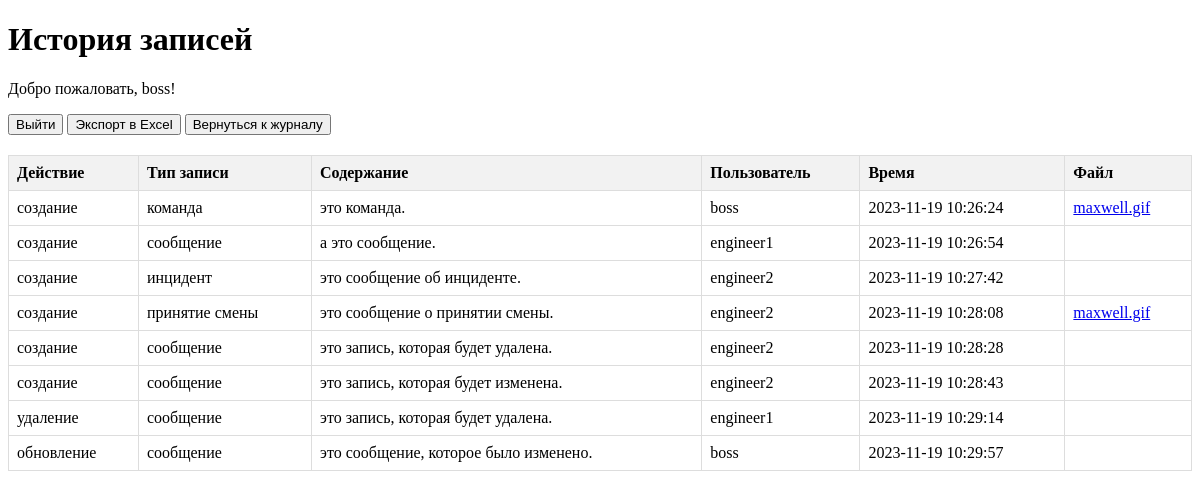
The app's page /history (signed in), older data.
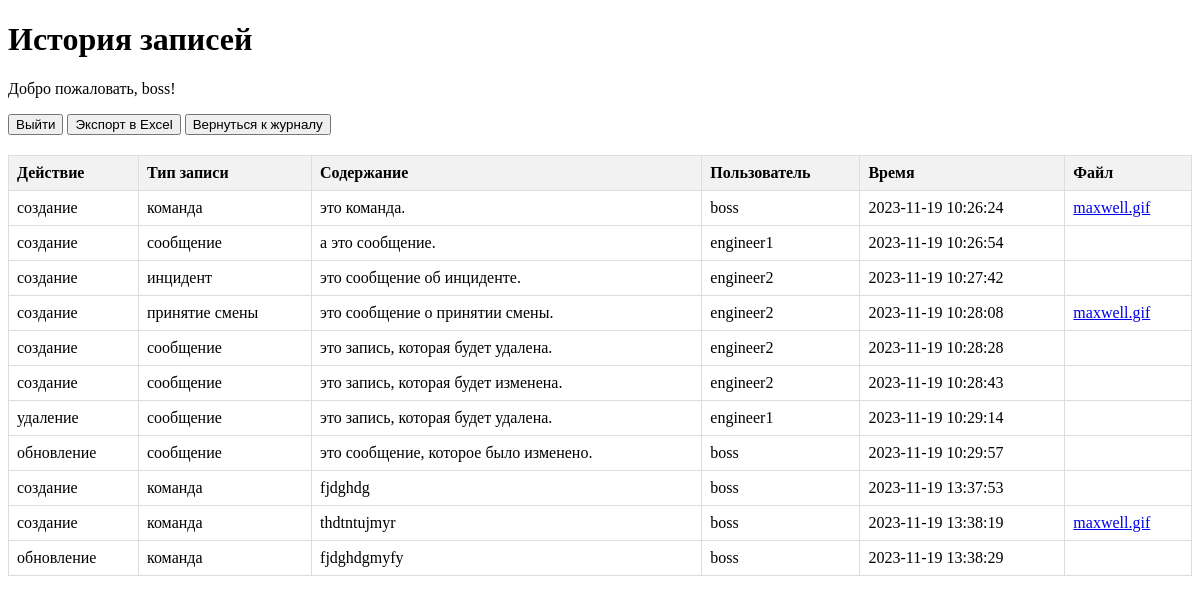
The same page, newer data.
### app.py (models this page shows)
class User(UserMixin, db.Model):
    id = db.Column(db.Integer, primary_key=True)
    username = db.Column(db.String(50), unique=True, nullable=False)
    password_hash = db.Column(db.String(100), nullable=False)

class LogEntryHistory(db.Model):
    id = db.Column(db.Integer, primary_key=True)
    log_entry_id = db.Column(db.Integer, nullable=False)
    type = db.Column(db.String(20), nullable=False)
    content = db.Column(db.Text, nullable=False)
    timestamp = db.Column(db.DateTime, default=lambda: datetime.utcnow() + timedelta(hours=5))
    action = db.Column(db.String(20), nullable=False)  # Action: create, update, delete
    user_id = db.Column(db.Integer, db.ForeignKey('user.id'), nullable=False)
    user = db.relationship('User', backref=db.backref('log_entry_history', lazy=True))
    file = db.Column(db.String(255))  # Adjust the length as needed

### app.py (the view)
@app.route('/history')
@login_required
def history():
    log_entry_history = LogEntryHistory.query.order_by(LogEntryHistory.timestamp.asc()).all()
    return render_template('history.html', log_entry_history=log_entry_history)

### app.py (called while the page is built)
@login_manager.user_loader
def load_user(user_id):
    return User.query.get(int(user_id))

### templates/history.html (shortened to what this page needs)
<!DOCTYPE html>
<html lang="en">
<head>
</head>
<body>
    <h1>История записей</h1>
    <p>Добро пожаловать, {{ current_user.username }}!</p>
    <button type="button" onclick="location.href='{{ url_for('logout') }}'">Выйти</button>
    <button type="button" onclick="location.href='{{ url_for('export_history_excel') }}'">Экспорт в Excel</button>
    <button type="button" onclick="location.href='{{ url_for('index') }}'">Вернуться к журналу</button>
    <table>
        <thead>
            <tr>
                <th>Действие</th>
                <th>Тип записи</th>
                <th>Содержание</th>
                <th>Пользователь</th>
                <th>Время</th>
                <th>Файл</th>
            </tr>
        </thead>
        <tbody>
            {% for entry in log_entry_history %}
                <tr>
                    <td>{{ entry.action }}</td>
                    <td>{{ entry.type }}</td>
                    <td>{{ entry.content }}</td>
                    <td>{{ entry.user.username }}</td>
                    <td>{{ entry.timestamp.strftime('%Y-%m-%d %H:%M:%S') }}</td>
                    <td>
                        {% if entry.file %}
                            <a href="{{ url_for('uploaded_file', filename=entry.file) }}" target="_blank">{{ entry.file }}</a>
                        {% endif %}
                    </td>
                </tr>
            {% endfor %}
        </tbody>
    </table>
</body>
</html>

### templates/history.html (style rules this page uses)
table { width: 100%; border-collapse: collapse; margin-top: 20px; }
th, td { border: 1px solid #dddddd; text-align: left; padding: 8px; }
th { background-color: #f2f2f2; }

Row changes from the older to the newer data that the page shows:
added LogEntryHistory: action "создание", type "команда", content "fjdghdg", user.username "boss", timestamp "2023-11-19 13:37:53"
added LogEntryHistory: action "создание", type "команда", content "thdtntujmyr", user.username "boss", timestamp "2023-11-19 13:38:19", file "maxwell.gif"
added LogEntryHistory: action "обновление", type "команда", content "fjdghdgmyfy", user.username "boss", timestamp "2023-11-19 13:38:29"
